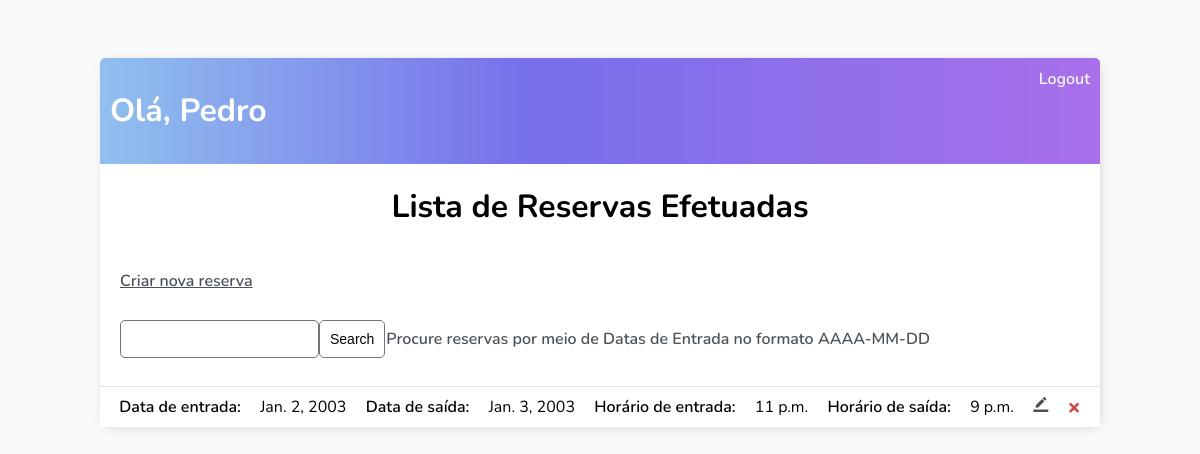
The page /reservas_exibe/ (signed in) on the database as committed earlier.
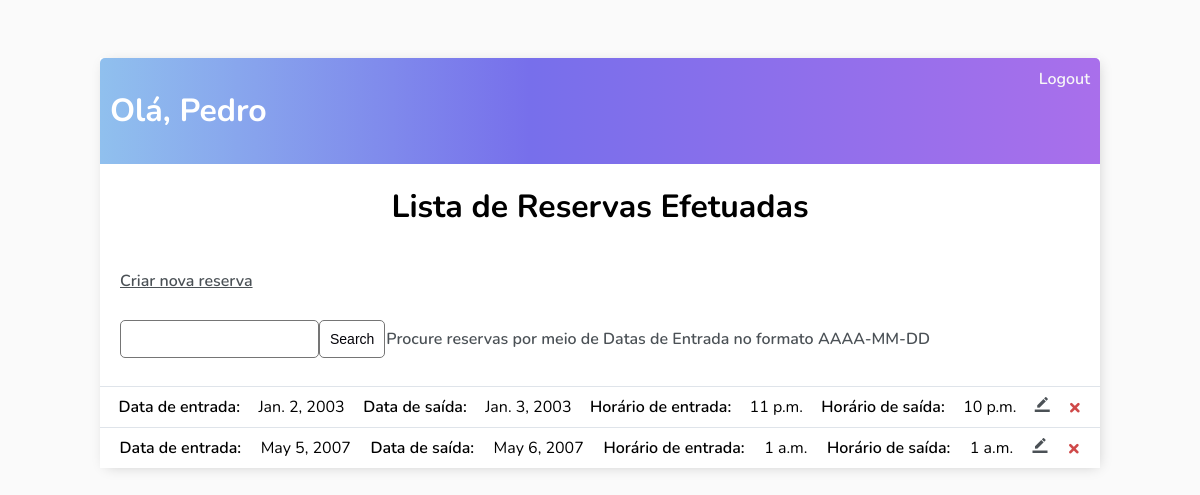
The same page on the database as committed later.
### HotelApp/models.py (models this page shows)
class Reserva(models.Model):
    user = models.ForeignKey(User, on_delete = models.CASCADE, null = True, blank = True)
    dataEntrada = models.DateField(verbose_name = 'Data de entrada', help_text = 'Utilize o formato AAAA-MM-DD')
    dataSaida =  models.DateField(verbose_name = 'Data de saída', help_text = 'Utilize o formato AAAA-MM-DD')
    horarioEntrada = models.TimeField(verbose_name = 'Horário de entrada', help_text = 'Utilize o formato HH:MM')
    horarioSaida = models.TimeField(verbose_name = 'Horário de saída', help_text = 'Utilize o formato HH:MM')
    def __str__(self):
        return str(self.dataEntrada) + ' - ' + str(self.dataSaida)

### HotelApp/views.py (the view)
# urls.py: path('reservas_exibe/', views.ReservaListView.as_view(), name = 'reservas-exibe'),
class ReservaListView(LoginRequiredMixin, ListView):
    model = Reserva
    template_name = 'HotelApp/reserva.html'
    context_object_name = 'reservas'
    success_url = reverse_lazy("HotelApp:reservas-exibe")
    def get_context_data(self, **kwargs):
        context = super().get_context_data(**kwargs)
        context['reservas'] = context['reservas'].filter(user = self.request.user) # Apenas os itens do usuário logado
        search_input = self.request.GET.get('search-area') or ''
        if search_input:
            context['reservas'] = context['reservas'].filter(dataEntrada__exact=search_input)
        context['search_input'] = search_input
        print(context)
        return context

### HotelApp/templates/HotelApp/reserva.html (shortened to what this page needs)
{% extends 'HotelApp/main.html' %}
{% block content %}
    <!DOCTYPE html>
    <html lang="pt-BR">
    <head>
    </head>
    <body>
        <div class="header-bar">
            <div>
                <h1>Olá, {{request.user|title}}</h1>
            </div>
            {% if request.user.is_authenticated %}
            <a href="{% url 'HotelApp:logout' %}">Logout</a>
            {% else %}
            <a href="{% url 'HotelApp:login' %}">Login</a>
            {% endif %}
        </div>
        <h1 style="text-align: center;">Lista de Reservas Efetuadas</h1>
        <div id="nova-reserva">
            <a href="{% url 'HotelApp:reserva-criar' %}">Criar nova reserva</a>
        </div>
        <div id="search-add-wrapper">
            <form method="GET" style="display: flex;">
                <input id="dataEntrada" type="text" name="search-area" value="{{search_input}}">
                <input class="button" type="submit" value="Search">
            </form>
            <p>Procure reservas por meio de Datas de Entrada no formato AAAA-MM-DD</p>
        </div>
        <div class="reserva-items-wrapper">
            {% for reserva in reservas %}
                <div class="reserva-wrapper">
                    <span>Data de entrada: </span> {{reserva.dataEntrada}}
                    <span>Data de saída: </span> {{reserva.dataSaida}}
                    <span>Horário de entrada: </span> {{reserva.horarioEntrada}}
                    <span>Horário de saída: </span> {{reserva.horarioSaida}}
                    <a href="{% url 'HotelApp:reserva-editar' pk=reserva.id %}"><i class="material-icons" style="font-size:15px">border_color</i></a>
                    <a class="delete-link" href="{% url 'HotelApp:reserva-deletar' pk=reserva.id %}">&#215;</a>
                </div>
            {% empty %}
            <div class="reserva-wrapper">
                <h3>Não há nenhuma reserva efetuada</h3>
            </div>
            {% endfor %}
        </div>
    </body>
    </html>
{% endblock content %}

Rows that differ between the two databases and show on the page:
changed Reserva "Jan. 2, 2003": horarioSaida "9 p.m." → "10 p.m."
added Reserva: dataEntrada "May 5, 2007", dataSaida "May 6, 2007", horarioEntrada "1 a.m.", horarioSaida "1 a.m."
